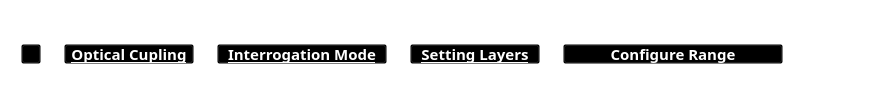
           <widget class="QFrame" name="frame_hierarq_8">
            <property name="sizePolicy">
             <sizepolicy hsizetype="Preferred" vsizetype="Preferred">
              <horstretch>0</horstretch>
              <verstretch>0</verstretch>
             </sizepolicy>
            </property>
            <property name="maximumSize">
             <size>
              <width>16777215</width>
              <height>16777215</height>
             </size>
            </property>
            <property name="styleSheet">
             <string notr="true">background:transparent;</string>
            </property>
            <property name="frameShape">
             <enum>QFrame::StyledPanel</enum>
            </property>
            <property name="frameShadow">
             <enum>QFrame::Raised</enum>
            </property>
            <layout class="QHBoxLayout" name="horizontalLayout_56">
             <property name="spacing">
              <number>8</number>
             </property>
             <property name="leftMargin">
              <number>20</number>
             </property>
             <property name="topMargin">
              <number>8</number>
             </property>
             <property name="rightMargin">
              <number>0</number>
             </property>
             <property name="bottomMargin">
              <number>0</number>
             </property>
             <item>
              <widget class="QPushButton" name="btn_home_4">
               <property name="minimumSize">
                <size>
                 <width>20</width>
                 <height>20</height>
                </size>
               </property>
               <property name="maximumSize">
                <size>
                 <width>20</width>
                 <height>20</height>
                </size>
               </property>
               <property name="cursor">
                <cursorShape>PointingHandCursor</cursorShape>
               </property>
               <property name="text">
                <string/>
               </property>
               <property name="icon">
                <iconset resource="icons_.qrc">
                 <normaloff>:/icons/icons/casa.png</normaloff>:/icons/icons/casa.png</iconset>
               </property>
               <property name="iconSize">
                <size>
                 <width>20</width>
                 <height>20</height>
                </size>
               </property>
              </widget>
             </item>
             <item>
              <widget class="QLabel" name="label_36">
               <property name="maximumSize">
                <size>
                 <width>10</width>
                 <height>10</height>
                </size>
               </property>
               <property name="text">
                <string/>
               </property>
               <property name="pixmap">
                <pixmap resource="icons_.qrc">:/icons/icons/simbolo-de-setas-duplas-para-a-direita-para-avancar.png</pixmap>
               </property>
               <property name="scaledContents">
                <bool>true</bool>
               </property>
              </widget>
             </item>
             <item>
              <widget class="QPushButton" name="btn_coupling_4">
               <property name="sizePolicy">
                <sizepolicy hsizetype="Maximum" vsizetype="Fixed">
                 <horstretch>0</horstretch>
                 <verstretch>0</verstretch>
                </sizepolicy>
               </property>
               <property name="minimumSize">
                <size>
                 <width>130</width>
                 <height>20</height>
                </size>
               </property>
               <property name="maximumSize">
                <size>
                 <width>130</width>
                 <height>20</height>
                </size>
               </property>
               <property name="font">
                <font>
                 <family>Segoe UI Semibold</family>
                 <pointsize>11</pointsize>
                 <bold>true</bold>
                 <underline>true</underline>
                </font>
               </property>
               <property name="cursor">
                <cursorShape>PointingHandCursor</cursorShape>
               </property>
               <property name="autoFillBackground">
                <bool>false</bool>
               </property>
               <property name="styleSheet">
                <string notr="true">color: rgb(255, 255, 255);</string>
               </property>
               <property name="text">
                <string>Optical Cupling</string>
               </property>
               <property name="checkable">
                <bool>false</bool>
               </property>
               <property name="checked">
                <bool>false</bool>
               </property>
               <property name="autoDefault">
                <bool>false</bool>
               </property>
               <property name="default">
                <bool>false</bool>
               </property>
              </widget>
             </item>
             <item>
              <widget class="QLabel" name="label_37">
               <property name="maximumSize">
                <size>
                 <width>10</width>
                 <height>10</height>
                </size>
               </property>
               <property name="text">
                <string/>
               </property>
               <property name="pixmap">
                <pixmap resource="icons_.qrc">:/icons/icons/simbolo-de-setas-duplas-para-a-direita-para-avancar.png</pixmap>
               </property>
               <property name="scaledContents">
                <bool>true</bool>
               </property>
              </widget>
             </item>
             <item>
              <widget class="QPushButton" name="btn_interrogation_3">
               <property name="sizePolicy">
                <sizepolicy hsizetype="Maximum" vsizetype="Fixed">
                 <horstretch>0</horstretch>
                 <verstretch>0</verstretch>
                </sizepolicy>
               </property>
               <property name="minimumSize">
                <size>
                 <width>170</width>
                 <height>20</height>
                </size>
               </property>
               <property name="maximumSize">
                <size>
                 <width>170</width>
                 <height>20</height>
                </size>
               </property>
               <property name="font">
                <font>
                 <family>Segoe UI Semibold</family>
                 <pointsize>11</pointsize>
                 <bold>true</bold>
                 <underline>true</underline>
                </font>
               </property>
               <property name="cursor">
                <cursorShape>PointingHandCursor</cursorShape>
               </property>
               <property name="autoFillBackground">
                <bool>false</bool>
               </property>
               <property name="styleSheet">
                <string notr="true">color: rgb(255, 255, 255);</string>
               </property>
               <property name="text">
                <string>Interrogation Mode</string>
               </property>
               <property name="checkable">
                <bool>false</bool>
               </property>
               <property name="checked">
                <bool>false</bool>
               </property>
               <property name="autoDefault">
                <bool>false</bool>
               </property>
               <property name="default">
                <bool>false</bool>
               </property>
              </widget>
             </item>
             <item>
              <widget class="QLabel" name="label_38">
               <property name="maximumSize">
                <size>
                 <width>10</width>
                 <height>10</height>
                </size>
               </property>
               <property name="text">
                <string/>
               </property>
               <property name="pixmap">
                <pixmap resource="icons_.qrc">:/icons/icons/simbolo-de-setas-duplas-para-a-direita-para-avancar.png</pixmap>
               </property>
               <property name="scaledContents">
                <bool>true</bool>
               </property>
              </widget>
             </item>
             <item>
              <widget class="QPushButton" name="btn_setting_layers_2">
               <property name="sizePolicy">
                <sizepolicy hsizetype="Maximum" vsizetype="Fixed">
                 <horstretch>0</horstretch>
                 <verstretch>0</verstretch>
                </sizepolicy>
               </property>
               <property name="minimumSize">
                <size>
                 <width>130</width>
                 <height>20</height>
                </size>
               </property>
               <property name="maximumSize">
                <size>
                 <width>170</width>
                 <height>20</height>
                </size>
               </property>
               <property name="font">
                <font>
                 <family>Segoe UI Semibold</family>
                 <pointsize>11</pointsize>
                 <bold>true</bold>
                 <underline>true</underline>
                </font>
               </property>
               <property name="cursor">
                <cursorShape>PointingHandCursor</cursorShape>
               </property>
               <property name="autoFillBackground">
                <bool>false</bool>
               </property>
               <property name="styleSheet">
                <string notr="true">color: rgb(255, 255, 255);</string>
               </property>
               <property name="text">
                <string>Setting Layers</string>
               </property>
               <property name="checkable">
                <bool>false</bool>
               </property>
               <property name="checked">
                <bool>false</bool>
               </property>
               <property name="autoDefault">
                <bool>false</bool>
               </property>
               <property name="default">
                <bool>false</bool>
               </property>
              </widget>
             </item>
             <item>
              <widget class="QLabel" name="label_39">
               <property name="maximumSize">
                <size>
                 <width>10</width>
                 <height>10</height>
                </size>
               </property>
               <property name="text">
                <string/>
               </property>
               <property name="pixmap">
                <pixmap resource="icons_.qrc">:/icons/icons/simbolo-de-setas-duplas-para-a-direita-para-avancar.png</pixmap>
               </property>
               <property name="scaledContents">
                <bool>true</bool>
               </property>
              </widget>
             </item>
             <item>
              <widget class="QPushButton" name="btn_config_range">
               <property name="sizePolicy">
                <sizepolicy hsizetype="Maximum" vsizetype="Fixed">
                 <horstretch>0</horstretch>
                 <verstretch>0</verstretch>
                </sizepolicy>
               </property>
               <property name="minimumSize">
                <size>
                 <width>220</width>
                 <height>20</height>
                </size>
               </property>
               <property name="maximumSize">
                <size>
                 <width>260</width>
                 <height>20</height>
                </size>
               </property>
               <property name="font">
                <font>
                 <family>Segoe UI Semibold</family>
                 <pointsize>11</pointsize>
                 <bold>true</bold>
                 <underline>false</underline>
                </font>
               </property>
               <property name="cursor">
                <cursorShape>PointingHandCursor</cursorShape>
               </property>
               <property name="autoFillBackground">
                <bool>false</bool>
               </property>
               <property name="styleSheet">
                <string notr="true">color: rgb(255, 255, 255);</string>
               </property>
               <property name="text">
                <string>Configure Range</string>
               </property>
               <property name="checkable">
                <bool>false</bool>
               </property>
               <property name="checked">
                <bool>false</bool>
               </property>
               <property name="autoDefault">
                <bool>false</bool>
               </property>
               <property name="default">
                <bool>false</bool>
               </property>
              </widget>
             </item>
             <item>
              <spacer name="horizontalSpacer_106">
               <property name="orientation">
                <enum>Qt::Horizontal</enum>
               </property>
               <property name="sizeType">
                <enum>QSizePolicy::Expanding</enum>
               </property>
               <property name="sizeHint" stdset="0">
                <size>
                 <width>100</width>
                 <height>15</height>
                </size>
               </property>
              </spacer>
             </item>
            </layout>
           </widget>
